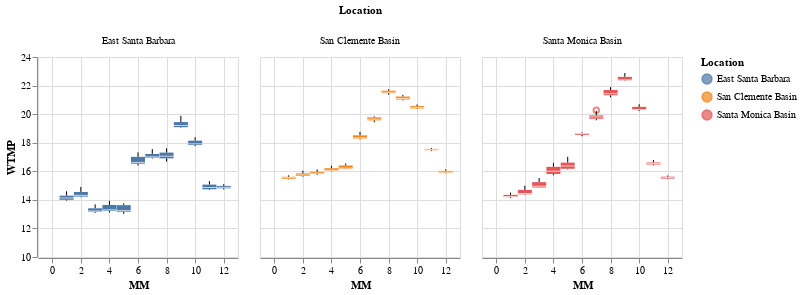

Here is the notebook cell this chart was saved with:
### Markdown cell above
## Water Temperature

### Code cell
# plot
alt.Chart(by_mo_hr).mark_boxplot().encode(
    x =alt.X('MM'),
    y =alt.Y('WTMP',
            scale=alt.Scale(domain=[10, 24])),
    color='Location:N'
).properties(
    width=200,
    height=200
).facet(
    column='Location:N'
)

### Figure 1 — Vega-Lite specification as saved in the notebook (floating-point values rounded to 4 significant figures; data arrays with more than 128 entries replaced by an {"elided": "..."} marker saying what was removed)
{"config": {"view": {"continuousWidth": 400, "continuousHeight": 300}}, "data": {"name": "data-78c7229df61bcd4400e1a552b49a9ec8"}, "facet": {"column": {"field": "Location", "type": "nominal"}}, "spec": {"mark": "boxplot", "encoding": {"color": {"field": "Location", "type": "nominal"}, "x": {"field": "MM", "type": "quantitative"}, "y": {"field": "WTMP", "scale": {"domain": [10, 24]}, "type": "quantitative"}}, "height": 200, "width": 200}, "$schema": "https://vega.github.io/schema/vega-lite/v4.17.0.json", "datasets": {"data-78c7229df61bcd4400e1a552b49a9ec8": {"elided": "864 records"}}}
